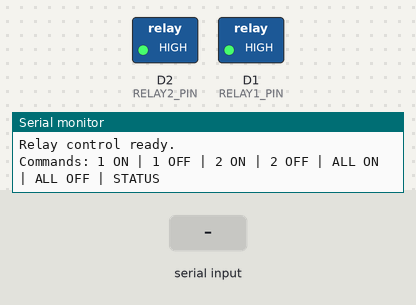
The sketch below on a simulated ESP8266 (Wemos D1 mini). Parts: switched loads named in the sketch (green lamp = pin HIGH), the last lines printed to the serial monitor. Inputs (shaded band) come from the test bench.

Above: at 1.2 s.
1.3 s: "1 ON\n" received over Serial
At 2.0 s:
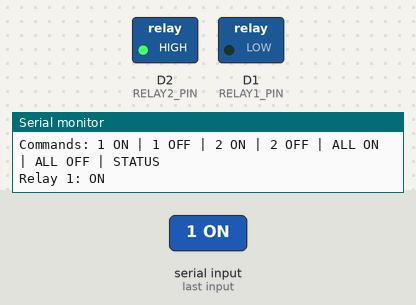
2.8 s: "2 ON\n" received over Serial
At 3.1 s:
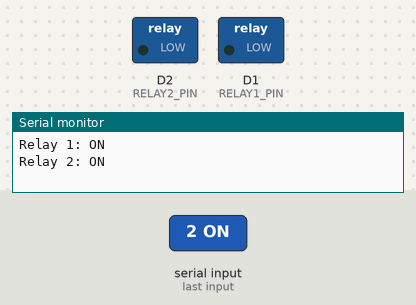
4.3 s: "1 OFF\n" received over Serial
At 5.5 s:
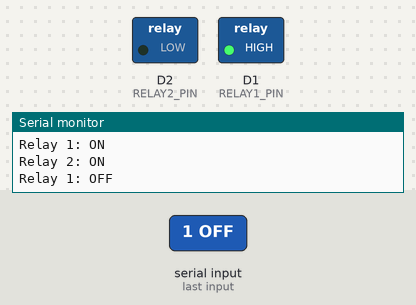
5.8 s: "2 OFF\n" received over Serial
At 6.6 s:
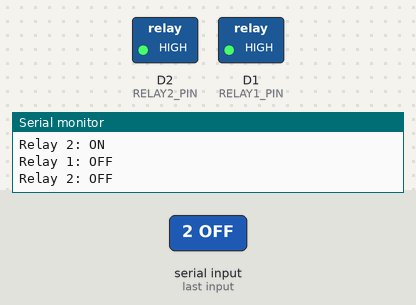
7.3 s: "ALL ON\n" received over Serial
At 7.8 s:
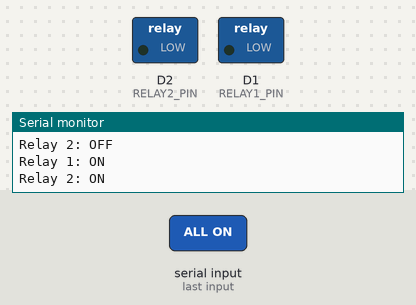
Timing chart, 0 to 9.8 s (numbered marks = the images above; inputs shaded):
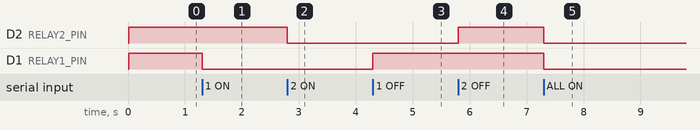

Measured:
- after the input at 1.3 s, D1 (RELAY1_PIN): HIGH → LOW at once
- after the input at 2.8 s, D2 (RELAY2_PIN): HIGH → LOW at once
- after the input at 4.3 s, D1 (RELAY1_PIN): LOW → HIGH at once
- after the input at 5.8 s, D2 (RELAY2_PIN): LOW → HIGH at once
- after the input at 7.3 s, D2 (RELAY2_PIN), D1 (RELAY1_PIN): HIGH → LOW at once

The sketch:

RelayControl.ino
```cpp
/*
  Two-Relay Serial Control
  -------------------------
  Reads commands from the Serial Monitor and switches two relays ON/OFF.

  Commands (type in Serial Monitor, line ending = "Newline"):
    1 ON   -> turn relay 1 ON
    1 OFF  -> turn relay 1 OFF
    2 ON   -> turn relay 2 ON
    2 OFF  -> turn relay 2 OFF
    ALL ON  -> turn both relays ON
    ALL OFF -> turn both relays OFF
    STATUS  -> print current relay states

  Note: Most relay modules are ACTIVE LOW (LOW = relay energized/ON).
  Set ACTIVE_LOW to false below if your module is active-high.
*/

const int RELAY1_PIN = D1;
const int RELAY2_PIN = D2;
const bool ACTIVE_LOW = true;   // change to false if your relay board is active-high

bool relay1State = false;  // false = OFF, true = ON
bool relay2State = false;

void handleCommand(String cmd);
void setRelay(int relayNumber, bool turnOn);
void printStatus();

void setup() {
  Serial.begin(115200);
  delay(10);

  pinMode(RELAY1_PIN, OUTPUT);
  pinMode(RELAY2_PIN, OUTPUT);

  setRelay(1, false);
  setRelay(2, false);

  Serial.println(F("Relay control ready."));
  Serial.println(F("Commands: 1 ON | 1 OFF | 2 ON | 2 OFF | ALL ON | ALL OFF | STATUS"));
}

void loop() {
  if (Serial.available() > 0) {
    String command = Serial.readStringUntil('\n');
    command.trim();
    command.toUpperCase();
    handleCommand(command);
  }
}

void handleCommand(String cmd) {
  if (cmd == "1 ON") {
    setRelay(1, true);
  } else if (cmd == "1 OFF") {
    setRelay(1, false);
  } else if (cmd == "2 ON") {
    setRelay(2, true);
  } else if (cmd == "2 OFF") {
    setRelay(2, false);
  } else if (cmd == "ALL ON") {
    setRelay(1, true);
    setRelay(2, true);
  } else if (cmd == "ALL OFF") {
    setRelay(1, false);
    setRelay(2, false);
  } else if (cmd == "STATUS") {
    printStatus();
  } else if (cmd.length() > 0) {
    Serial.print(F("Unknown command: "));
    Serial.println(cmd);
  }
}

void setRelay(int relayNumber, bool turnOn) {
  int pin = (relayNumber == 1) ? RELAY1_PIN : RELAY2_PIN;

  // Active-low modules need LOW to energize, active-high need HIGH
  int outputLevel;
  if (ACTIVE_LOW) {
    outputLevel = turnOn ? LOW : HIGH;
  } else {
    outputLevel = turnOn ? HIGH : LOW;
  }
  digitalWrite(pin, outputLevel);

  if (relayNumber == 1) {
    relay1State = turnOn;
  } else {
    relay2State = turnOn;
  }

  Serial.print(F("Relay "));
  Serial.print(relayNumber);
  Serial.println(turnOn ? F(": ON") : F(": OFF"));
}

void printStatus() {
  Serial.print(F("Relay 1: "));
  Serial.println(relay1State ? F("ON") : F("OFF"));
  Serial.print(F("Relay 2: "));
  Serial.println(relay2State ? F("ON") : F("OFF"));
}
```
